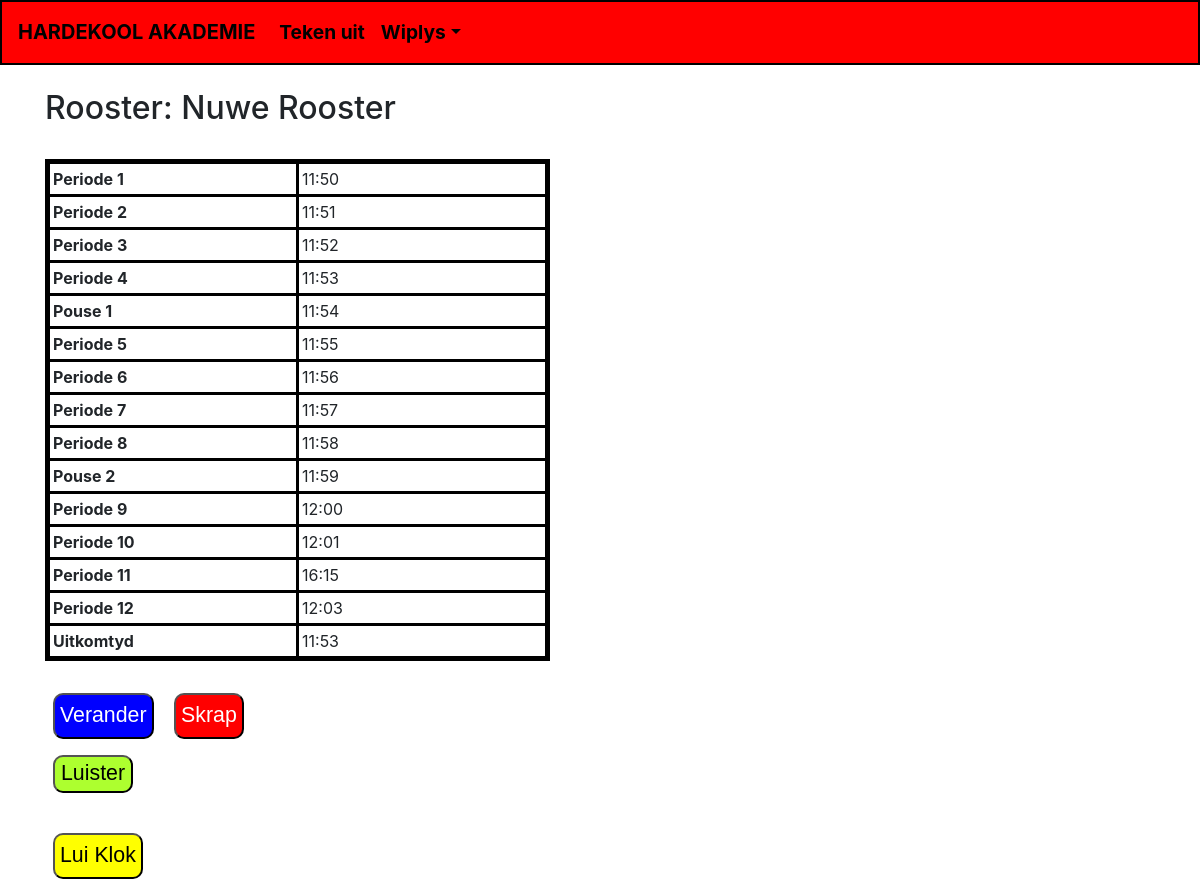
Page /rooster/4/ (signed in) on the earlier database version.
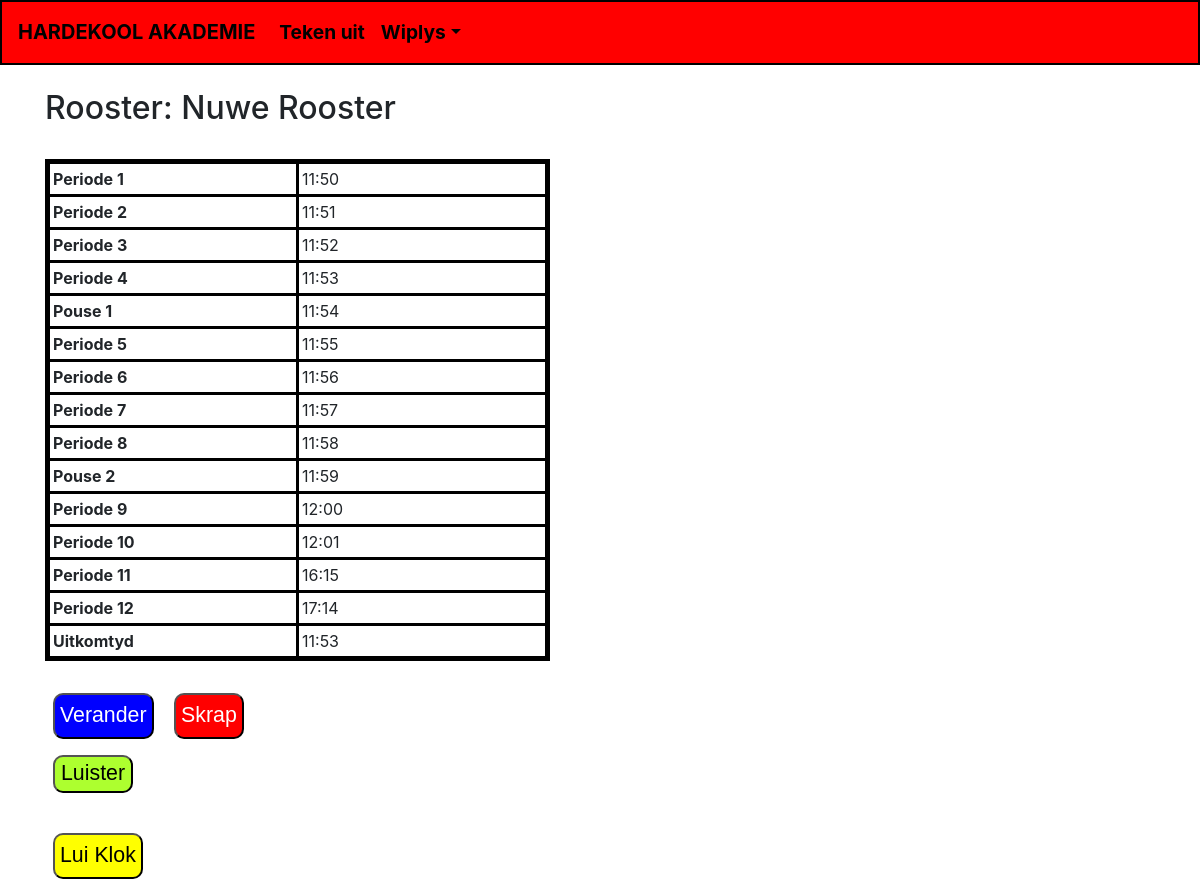
Same page on the later database version.
### KlokRooster/models.py (models this page shows, shortened)
class Rooster(models.Model):
    naam = models.CharField(max_length=256, default="Nuwe Rooster")
    periode1 = models.TimeField(default="7:30")
    periode2 = models.TimeField(default="8:00")
    periode3 = models.TimeField(default="8:30")
    periode4 = models.TimeField(default="9:00")
    pouse1 = models.TimeField(default="9:30")
    periode5 = models.TimeField(default="9:45")
    periode6 = models.TimeField(default="10:15")
    periode7 = models.TimeField(default="10:45")
    periode8 = models.TimeField(default="11:15")
    pouse2 = models.TimeField(default="11:45")
    periode9 = models.TimeField(default="12:00")
    periode10 = models.TimeField(default="12:30")
    periode11 = models.TimeField(default="13:00")
    periode12 = models.TimeField(default="13:30")
    uitkomtyd = models.TimeField(default="14:00")
    luisterend = models.BooleanField(default=False)

### KlokRooster/views.py (the view)
# urls.py: path('rooster/<int:pk>/', RoosterDetailView.as_view(), name="rooster"),
class RoosterDetailView(LoginRequiredMixin, DetailView):
    context_object_name = "rooster"
    model = Rooster
    template_name = "wys_rooster.html"

### KlokRooster/templates/wys_rooster.html (shortened to what this page needs)
{% extends 'rooster_base.html' %}
{% block head_block %}
{% load static %}
<link rel="stylesheet" href="{% static 'css/wys_rooster.css' %}">
{% endblock %}
{% block body_block %}
<br>
<h2>Rooster: {{ rooster.naam }}</h2>
<br>
<table>
    <tr>
        <td><b>Periode 1</b></td>
        <td>{{ rooster.periode1 }}</td>
    </tr>
    <tr>
        <td><b>Periode 2</b></td>
        <td>{{ rooster.periode2 }}</td>
    </tr>
    <tr>
        <td><b>Periode 3</b></td>
        <td>{{ rooster.periode3 }}</td>
    </tr>
    <tr>
        <td><b>Periode 4</b></td>
        <td>{{ rooster.periode4 }}</td>
    </tr>
    <tr>
        <td><b>Pouse 1</b></td>
        <td>{{ rooster.pouse1 }}</td>
    </tr>
    <tr>
        <td><b>Periode 5</b></td>
        <td>{{ rooster.periode5 }}</td>
    </tr>
    <tr>
        <td><b>Periode 6</b></td>
        <td>{{ rooster.periode6 }}</td>
    </tr>
    <tr>
        <td><b>Periode 7</b></td>
        <td>{{ rooster.periode7 }}</td>
    </tr>
    <tr>
        <td><b>Periode 8</b></td>
        <td>{{ rooster.periode8 }}</td>
    </tr>
    <tr>
        <td><b>Pouse 2</b></td>
        <td>{{ rooster.pouse2 }}</td>
    </tr>
    <tr>
        <td><b>Periode 9</b></td>
        <td>{{ rooster.periode9 }}</td>
    </tr>
    <tr>
        <td><b>Periode 10</b></td>
        <td>{{ rooster.periode10 }}</td>
    </tr>
    <tr>
        <td><b>Periode 11</b></td>
        <td>{{ rooster.periode11 }}</td>
    </tr>
    <tr>
        <td><b>Periode 12</b></td>
        <td>{{ rooster.periode12 }}</td>
    </tr>
    <tr>
        <td><b>Uitkomtyd</b></td>
        <td>{{ rooster.uitkomtyd }}</td>
    </tr>
</table>
<br>
<a href="{% url 'KlokRooster:verander_rooster' rooster.pk %}"><button class="verander">Verander</button></a>
<a href="{% url 'KlokRooster:skrap_rooster' rooster.pk %}"><button class="skrap">Skrap</button></a>
<br>
{% if not rooster.luisterend %}
    <div id="luister_doof">
        <a href="{% url 'KlokRooster:luister_vir_lui' rooster.pk %}"><button class="doof" onclick="veranderToestand()">Luister</button></a>
    </div>
{% else %}
    <div id="luister_doof">
        <a href="{% url 'KlokRooster:verdoof' rooster.pk %}"><button class="luisterend">Verdoof</button></a>
    </div>
{% endif %}
<br>
<a href="{% url 'KlokRooster:lui_klok' rooster.pk %}"><button class="lui_klok">Lui Klok</button></a>
{% endblock %}

Differences in the rows shown:
changed Rooster "Nuwe Rooster": periode12 "12:03" → "17:14"
